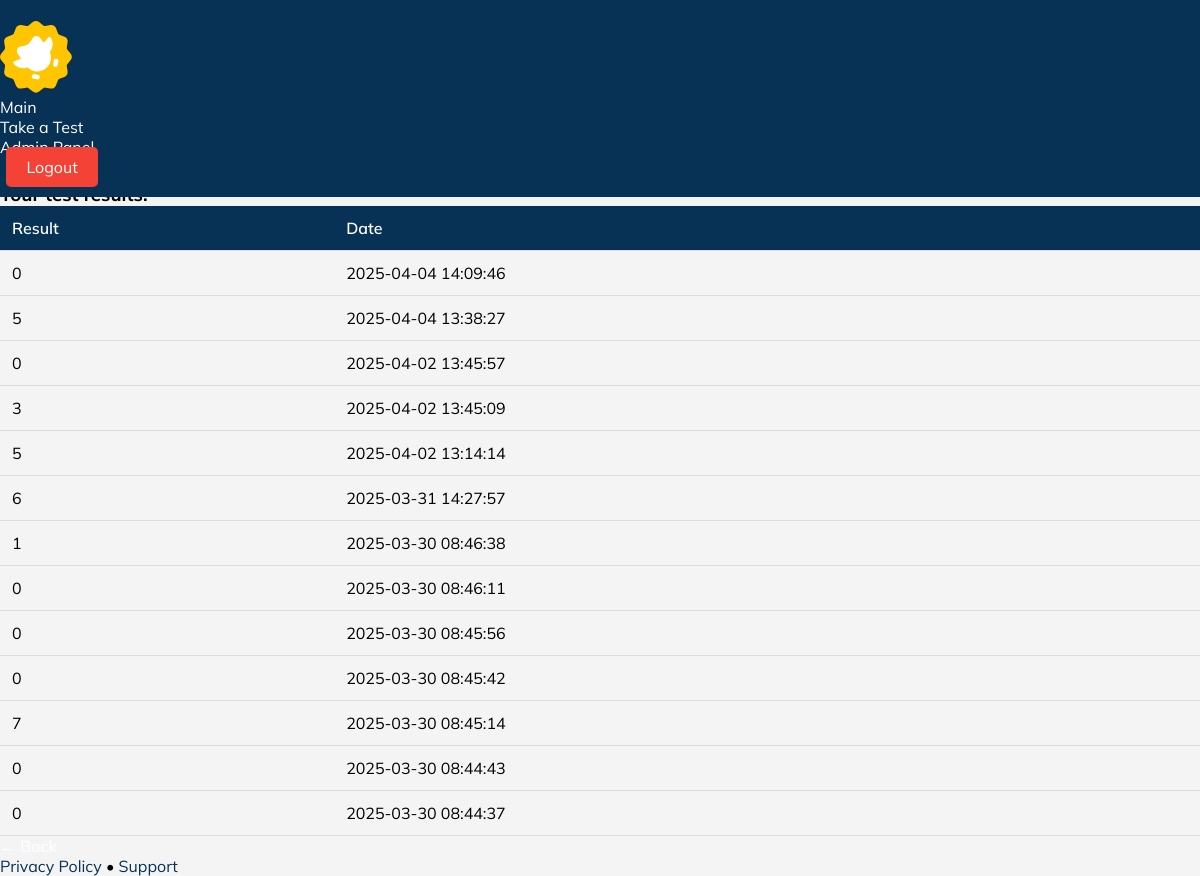
Screenshot of /profile (signed in) with the database file from the repository.
### tables this page shows
CREATE TABLE results (
    id INTEGER PRIMARY KEY AUTOINCREMENT,
    user_id INTEGER NOT NULL,
    ball INTEGER NOT NULL,
    test_date TEXT NOT NULL,
    FOREIGN KEY (user_id) REFERENCES users(id)
);

### app.py (the view)
@app.route("/profile")
def profile():
    if "user_id" not in session:
        return redirect(url_for("login"))
    user_id = session["user_id"]
    conn = conn_databaza()
    cursor = conn.cursor()
    cursor.execute("SELECT * FROM results WHERE user_id = ? ORDER BY test_date DESC", (user_id,))
    results = cursor.fetchall()
    conn.close()
    return render_template("profile.html", results=results, first_name=session["first_name"], last_name=session["last_name"])

### app.py (called while the page is built)
def conn_databaza():
    conn = sqlite3.connect("users.db")
    conn.row_factory = sqlite3.Row
    return conn

### templates/profile.html (shortened to what this page needs)
<!DOCTYPE html>
<html lang="en">
<head>
    <link rel="stylesheet" href="https://cdn.jsdelivr.net/npm/@picocss/pico@1/css/pico.min.css">
    <link rel="stylesheet" href="/static/profile.css">
</head>
<body>
    <div class="header-wrapper">
        <nav class="container">
            <ul>
                <div class="logo1">
                    <img src="/static/images/duo.svg" alt="">
                </div>
            </ul>
            <ul>
                <li><a href="/">Main</a></li>
                <li><a href="/test-cover">Take a Test</a></li>
                <li><a href="/admin">Admin Panel</a></li>
                <li><a  class="logout-btn" href="/logout">Logout</a></li>
            </ul>
        </nav>
    </div>
    <main class="container">
        <section>
            <hgroup>
                <h2>User information</h2>
                <h3>Your profile information</h3>
            </hgroup>
            <p>Name: {{ first_name }}</p>
            <p>Surname: {{ last_name }}</p>
            <h3>Your test results:</h3>
            <table>
                <thead>
                    <tr>
                        <th>Result</th>
                        <th>Date</th>
                    </tr>
                </thead>
                <tbody>
                    {% for result in results %}
                    <tr>
                        <td>{{ result["ball"] }}</td>
                        <td>{{ result["test_date"] }}</td>
                    </tr>
                    {% endfor %}
                </tbody>
            </table>
            <a href="/" role="button">← Back</a>
        </section>
    </main>
    <footer class="container">
        <a href="#">Privacy Policy</a> • <a href="#">Support</a>
    </footer>
</body>
</html>

### static/profile.css (style rules this page uses)
*, html { margin: 0; padding: 0; box-sizing: border-box; }
.container { max-width: 1200px; margin: 0 auto; }
body { font-family: 'Mulish', sans-serif; background: #f4f4f4; }
main { margin-top: 30px; }
section { margin-top: 3rem; }
.header-wrapper { background: #073255; color: white; padding: 20px 0; position: fixed; width: 100%; top: 0; left: 0; z-index: 1000; }
a { text-decoration: none; color: #ffffff; }
hgroup h2 { font-weight: 800; color: #073255; }
hgroup h3 { font-weight: 600; color:black; }
h3 { color: black; }
table { width: 100%; border-collapse: collapse; }
table th, table td { padding: 12px; border-bottom: 1px solid #ddd; text-align: left; color: black; }
table th { background: #073255; font-weight: 600; color: white; }
.logout-btn { background: #f44336; color: white; padding: 10px 20px; border: none; border-radius: 5px; cursor: pointer; margin-left: 0.4rem; }
p { font-size: 1.2rem; color: #555; margin-bottom: 1rem; }
footer a { color: #073255; text-decoration: none; }

### rows the page displays
results: ball "0", test_date "2025-04-04 14:09:46"
results: ball "5", test_date "2025-04-04 13:38:27"
results: ball "0", test_date "2025-04-02 13:45:57"
results: ball "3", test_date "2025-04-02 13:45:09"
results: ball "5", test_date "2025-04-02 13:14:14"
results: ball "6", test_date "2025-03-31 14:27:57"
results: ball "1", test_date "2025-03-30 08:46:38"
results: ball "0", test_date "2025-03-30 08:46:11"
results: ball "0", test_date "2025-03-30 08:45:56"
results: ball "0", test_date "2025-03-30 08:45:42"
results: ball "7", test_date "2025-03-30 08:45:14"
results: ball "0", test_date "2025-03-30 08:44:43"
results: ball "0", test_date "2025-03-30 08:44:37"
